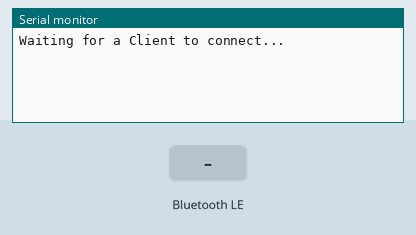
The sketch below on a simulated ESP32. Shown: the last lines printed to the serial monitor. The test bench sets the inputs (shaded band). Nothing arrives over Bluetooth unless stated; a phone connects over Bluetooth LE 3 s after start.

Above: at 1.2 s.
1.3 s: Bluetooth LE write "1" received
At 2.1 s:
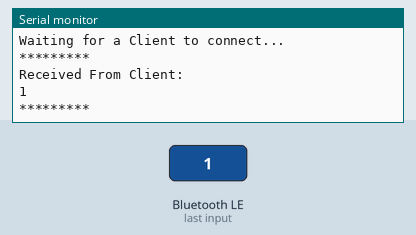
2.8 s: Bluetooth LE write "0" received
At 2.98 s:
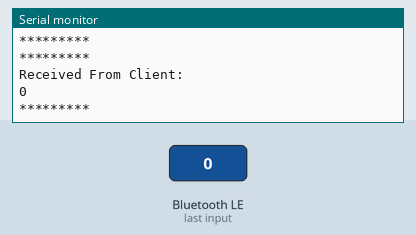
4.5 s: Bluetooth LE write "2" received
At 5.7 s:
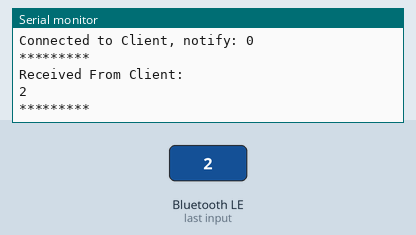

The sketch:

ESP32_Host.ino
```cpp
#include <BLEDevice.h>
#include <BLEServer.h>
#include <BLEUtils.h>
#include <BLE2902.h>

BLEServer* pServer = NULL;
BLECharacteristic* pCharacteristic = NULL;
bool deviceConnected = false;
bool oldDeviceConnected = false;
uint32_t testValueCounter = 0;

#define SERVICE_UUID        "4fafc201-1fb5-459e-8fcc-c5c9c331914b"
#define CHARACTERISTIC_UUID "beb5483e-36e1-4688-b7f5-ea07361b26a8"


class MyServerCallbacks: public BLEServerCallbacks //client connected callbacks
{
    void onConnect(BLEServer* pServer) {
      deviceConnected = true;
    };

    void onDisconnect(BLEServer* pServer) {
      deviceConnected = false;
    }
};
class MyCallbacks: public BLECharacteristicCallbacks //data from client callbacks
{
    void onWrite(BLECharacteristic *pCharacteristic)
    {
        Serial.println("*********");
        Serial.println("Received From Client: ");
        Serial.println(pCharacteristic->getValue().c_str());
        Serial.println("*********");
    }
};


void setup() {
  setCpuFrequencyMhz(80); //240 default, 160, 80, 40, 20, 10, below 80 and WiFi/Bluetooth won't work, lowering freq saves energy
  Serial.begin(115200);

  // Create the BLE Device
  BLEDevice::init("ESP32");

  // Create the BLE Server
  pServer = BLEDevice::createServer();
  pServer->setCallbacks(new MyServerCallbacks()); //sets up BLE server to notify/indicate to client and get confirmation back from client on connect/disconnect

  // Create the BLE Service
  BLEService *pService = pServer->createService(SERVICE_UUID);

  // Create a BLE Characteristic
  pCharacteristic = pService->createCharacteristic(
                      CHARACTERISTIC_UUID,
                      BLECharacteristic::PROPERTY_READ   |
                      BLECharacteristic::PROPERTY_WRITE  |
                      BLECharacteristic::PROPERTY_NOTIFY |
                      BLECharacteristic::PROPERTY_INDICATE
                    );

  // Create a BLE Descriptor
  pCharacteristic->addDescriptor(new BLE2902()); //0x2902 enables receipt of confirmation of connect/disconnect from client

  pCharacteristic->setCallbacks(new MyCallbacks()); //Sets receive from client callbacks

  // Start the service
  pService->start();

  // Start advertising
  BLEAdvertising *pAdvertising = BLEDevice::getAdvertising();
  pAdvertising->addServiceUUID(SERVICE_UUID);
  pAdvertising->setScanResponse(true);
  pAdvertising->setMinPreferred(0x0);  // set value to 0x00 to not advertise this parameter
  BLEDevice::startAdvertising();
  Serial.println("Waiting for a Client to connect...");
}


void loop() {
    // notify changed value
    if (deviceConnected) {
        Serial.print("Connected to Client, notify: "); //notify Client that data (typically new data) is available to be read
        Serial.println(testValueCounter);
        String StringToClient = "This is the Server, here is data: " + String(testValueCounter); //make string to send to Client
        pCharacteristic->setValue(StringToClient.c_str()); //pCharacteristic->setValue((uint8_t*)&testValueCounter, 4) //can use if just want to send the numeric value to the Client
        pCharacteristic->notify(); //send notification that value changed
        testValueCounter++;
        delay(5000); // bluetooth stack will go into congestion, if too many packets are sent, in 6 hours test i was able to go as low as 3ms
    }
    // disconnecting
    if (!deviceConnected && oldDeviceConnected) {
        delay(500); // give the bluetooth stack the chance to get things ready
        pServer->startAdvertising(); // restart advertising
        Serial.println("Disconnected from Client, start advertising");
        oldDeviceConnected = deviceConnected;
    }
    // connecting
    if (deviceConnected && !oldDeviceConnected) {
        // do stuff here on connecting
        Serial.println("Connecting to Client.....");
        oldDeviceConnected = deviceConnected;
    }
}
```

Measured:
- after the input at 1.3 s, the serial monitor: prints a new line after 0.05 s (image 1)
- after the input at 2.8 s, the serial monitor: prints a new line after 0.05 s (image 2)
- after the input at 4.5 s, the serial monitor: prints a new line after 0.05 s (image 3)
